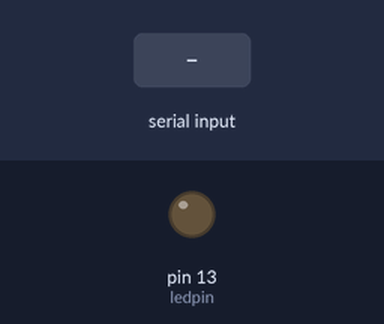
A sketch run on a simulated Arduino Uno, built with avr-gcc and run on an emulated ATmega328P. On the bench: output pins drawn as LEDs (lit = HIGH). Inputs (shaded band) come from the test bench.

Above: at 1.2 s.
1.3 s: "1" received over the second serial link
At 1.6 s:
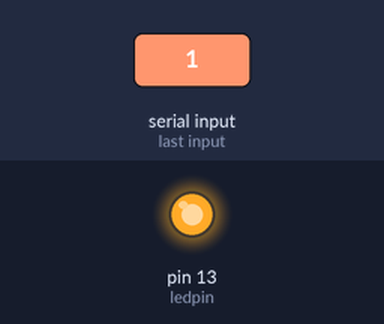
2.8 s: "0" received over the second serial link
At 3.9 s:
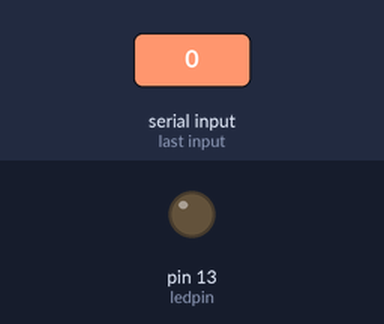
Timing chart, 0 to 5.8 s (numbered marks = the images above; inputs shaded):
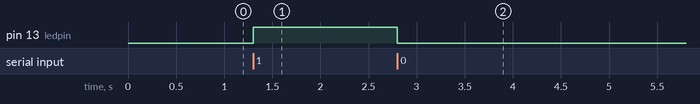

Measured:
- after the input at 1.3 s, pin 13 (ledpin): LOW → HIGH at once
- after the input at 2.8 s, pin 13 (ledpin): HIGH → LOW at once

The sketch:

BluetoothChatSample.ino
```cpp
#include <SoftwareSerial.h>

SoftwareSerial serialcomm(10, 11); // RX | TX

int ledpin = 13;

int BluetoothData;


void setup() {
  serialcomm.begin(115200);
  serialcomm.println("Bluetooth is On. Send 1 to Turn On LED 13, Sen 0 to Turn Off");

  pinMode(ledpin, OUTPUT);
}

void sendMessage(const char msg[]) {
    serialcomm.print(msg);
}

void loop() {
     if (serialcomm.available()){

         BluetoothData=serialcomm.read();


         if (BluetoothData=='1'){
           digitalWrite(ledpin,HIGH);
           sendMessage("LED_ON");

         } else if (BluetoothData=='0') {
             digitalWrite(ledpin,LOW);
           sendMessage("LED_OFF");
         }
      }
}
```
